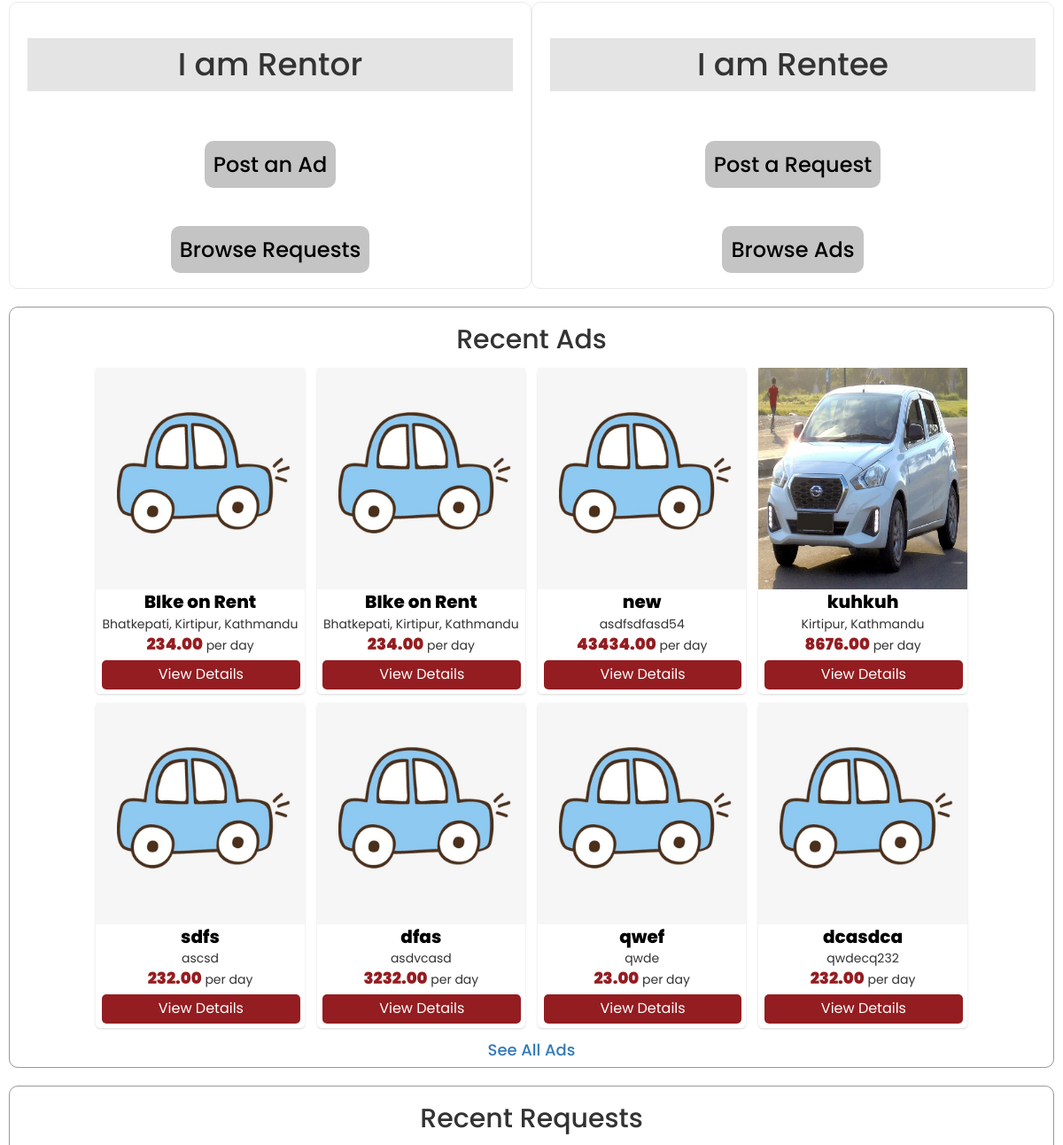
Before: / (middle part) with the older database file.
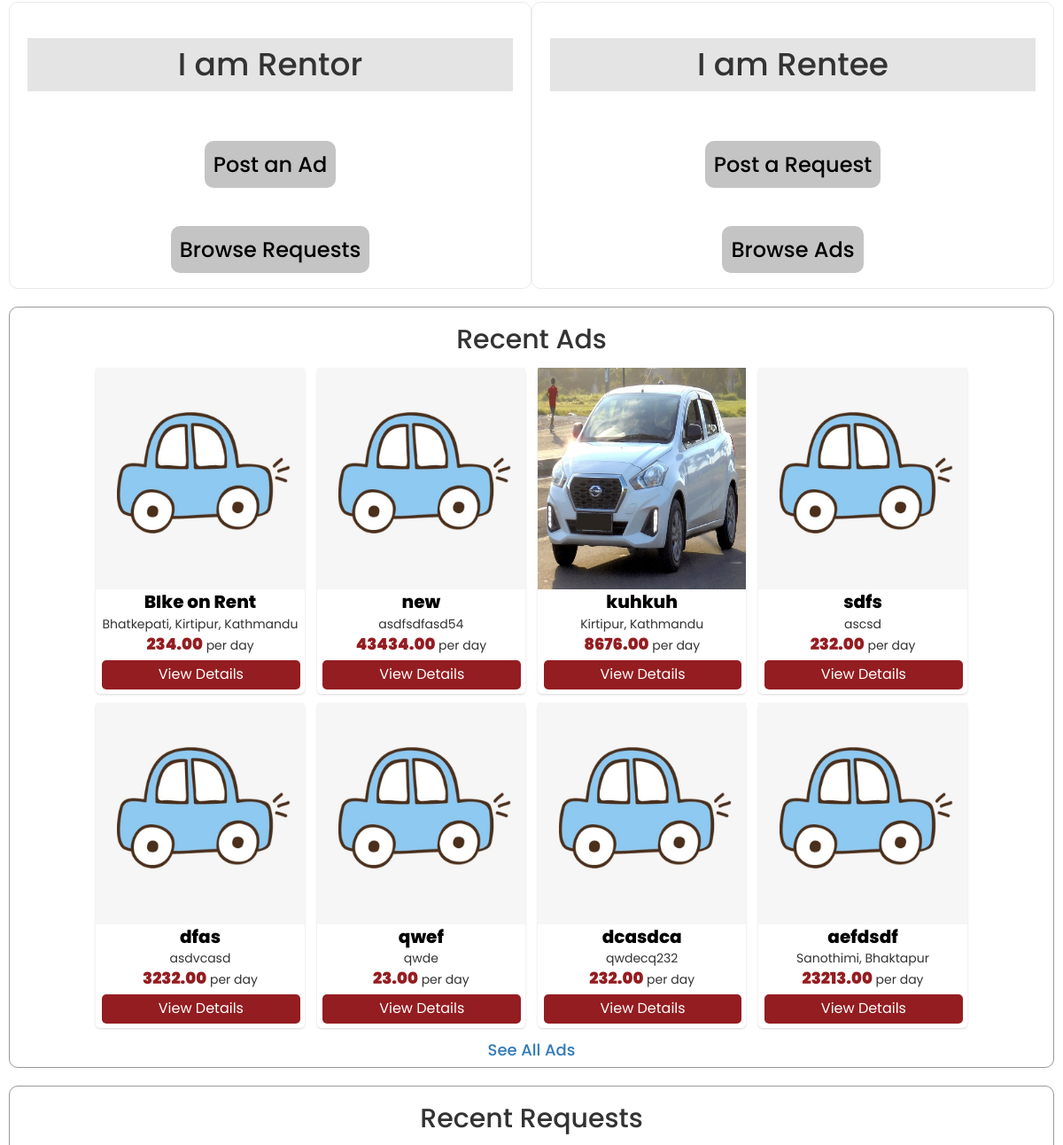
After: the same page with the newer database file.
### ads/models.py (models this page shows, shortened)
class Ad(models.Model):
    VEHICLE_CHOICES = [
        ('C', 'Car'),
        ('M', 'Motrobike'),
        ('B', 'Bicycle'),
        ('S', 'Scooter'),
        ('O', 'Other')
    ]
    ad_title = models.CharField(max_length=200, null=True)
    owner = models.ForeignKey(
        Profile, null=True, blank=True, on_delete=models.SET_NULL)
    vehicle_type = models.CharField(
        max_length=1, choices=VEHICLE_CHOICES, null=True)
    vehicle_make = models.ForeignKey(
        VehicleMake, on_delete=models.PROTECT, null=True)
    model = models.CharField(max_length=200, null=True)
    distance_travelled = models.DecimalField(
        max_digits=8, decimal_places=2, null=True, blank=True)
    registration_number = models.CharField(
        max_length=100, null=True, blank=True)
    available_from = models.DateField(null=True)
    available_till = models.DateField(null=True)
    location = models.CharField(max_length=200, null=True)
    asking_price = models.DecimalField(
        max_digits=8, decimal_places=2, null=True)
    featured_image = models.ImageField(
        blank=True, null=True, upload_to='ads/', default='ads/ad-default.jpg')
    description = models.TextField(null=True, blank=True)
    created = models.DateTimeField(auto_now_add=True)
    id = models.UUIDField(default=uuid.uuid4, unique=True,
                          primary_key=True, editable=False)
    class Meta:
        ordering = ['-created']

### ads/views.py (the view)
# urls.py: path('', views.index, name='index'),
def index(request):
    recent_ads = Ad.objects.all().order_by('-created')[:8]
    recent_requests = Request.objects.all().order_by('-created')[:8]
    context = {'recent_ads': recent_ads, 'recent_requests':recent_requests}
    return render(request, 'ads/index.html', context)

### ads/templates/ads/index.html (shortened to what this page needs)
{% extends 'main.html' %}
{% load static %}
{% block content %}
<div class="user-wrapper">
    <div class="container">
        <div class="row">
            <div class="rentor col-md-6">
                <h1>I am Rentor</h1>
                <br> <br>
                <h3><a href="{% url 'create-ad' %}">Post an Ad</a></h3>
                <br><br>
                <h3><a href="{% url 'requests-archive' %}">Browse Requests</a></h3>
            </div>
            <div class="rentor col-md-6">
                <h1>I am Rentee</h1>
                <br> <br>
                <h3><a href="{% url 'create-request' %}">Post a Request</a></h3>
                <br><br>
                <h3><a href="{% url 'ads-archive' %}">Browse Ads</a></h3>
            </div>
        </div>
    </div>
</div>
<div class="wrapper">
    <h2>Recent Ads</h2>
    {% for ad in recent_ads %}
    <div class="card">
        <img src="{{ad.featured_image.url }}" alt="Avatar" style="width:100%; height: 250px;">
        <div class="detail">
            <name>{{ad.ad_title}}</name>
            <br>
            <location>{{ad.location}}</location>
            <br>
            <price>{{ad.asking_price}}</price> per day
            <br>
            <button style="margin: 5px; padding: 5px; border-radius: 5px;"><a href="{% url 'ad-details' ad.id %}">View Details</a> </button>
        </div>
    </div>
    {% endfor %}
    <br>
    <a href="{% url 'ads-archive' %}"><h4>See All Ads</h4></a>
</div>
<div class="wrapper">
    <h2>Recent Requests</h2>
    <br>
</div>
{% endblock content %}

Changed rows visible on the page:
removed Ad: featured_image (placeholder picture), ad_title "BIke on Rent", location "Bhatkepati, Kirtipur, Kathmandu", asking_price "234.00"
now on this page (row unchanged): Ad: featured_image (placeholder picture), ad_title "aefdsdf", location "Sanothimi, Bhaktapur", asking_price "23213.00"
